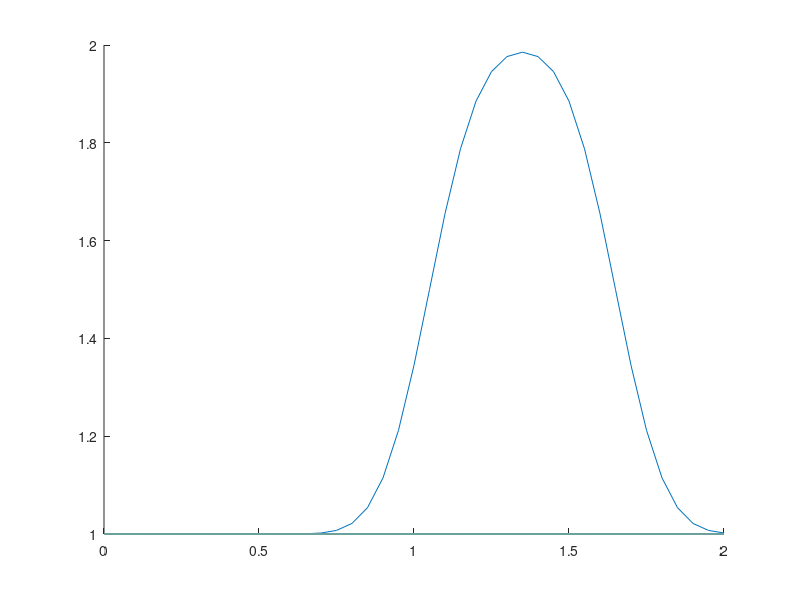

MATLAB code for this plot:
clear all;clc;
nx = 41;
dx = 2/(nx-1);
nt = 25;
dt = .025;
c = 1;
%creating one array of size nx with 1 as elements
u = ones(nx);
%setting u = 2 between 0.5 and 1 as per our I.C.s
u(0.5/dx:1/dx+1) = 2;

 
un = ones(nx); 
for n = 1:nt
    un = u;
    for i = 2:nx
        u(i) = un(i) - c*dt/dx*(un(i)-un(i-1));
    end
end
hold on
plot(linspace(0,2,nx),u);
